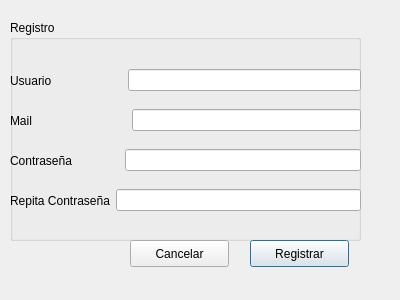
<?xml version="1.0" encoding="UTF-8"?>
<ui version="4.0">
 <class>signin</class>
 <widget class="QDialog" name="signin">
  <property name="geometry">
   <rect>
    <x>0</x>
    <y>0</y>
    <width>400</width>
    <height>300</height>
   </rect>
  </property>
  <property name="windowTitle">
   <string>Dialog</string>
  </property>
  <widget class="QGroupBox" name="groupBox">
   <property name="geometry">
    <rect>
     <x>10</x>
     <y>20</y>
     <width>351</width>
     <height>221</height>
    </rect>
   </property>
   <property name="title">
    <string>Registro</string>
   </property>
   <widget class="QWidget" name="horizontalLayoutWidget">
    <property name="geometry">
     <rect>
      <x>0</x>
      <y>40</y>
      <width>351</width>
      <height>41</height>
     </rect>
    </property>
    <layout class="QHBoxLayout" name="horizontalLayout">
     <item>
      <widget class="QLabel" name="label">
       <property name="text">
        <string>Usuario                     </string>
       </property>
      </widget>
     </item>
     <item>
      <widget class="QLineEdit" name="lineEdit"/>
     </item>
    </layout>
   </widget>
   <widget class="QWidget" name="horizontalLayoutWidget_2">
    <property name="geometry">
     <rect>
      <x>0</x>
      <y>120</y>
      <width>351</width>
      <height>41</height>
     </rect>
    </property>
    <layout class="QHBoxLayout" name="horizontalLayout_2">
     <item>
      <widget class="QLabel" name="label_2">
       <property name="text">
        <string>Contraseña              </string>
       </property>
      </widget>
     </item>
     <item>
      <widget class="QLineEdit" name="lineEdit_2"/>
     </item>
    </layout>
   </widget>
   <widget class="QWidget" name="horizontalLayoutWidget_3">
    <property name="geometry">
     <rect>
      <x>0</x>
      <y>80</y>
      <width>351</width>
      <height>41</height>
     </rect>
    </property>
    <layout class="QHBoxLayout" name="horizontalLayout_3">
     <item>
      <widget class="QLabel" name="label_3">
       <property name="text">
        <string>Mail                            </string>
       </property>
      </widget>
     </item>
     <item>
      <widget class="QLineEdit" name="lineEdit_3"/>
     </item>
    </layout>
   </widget>
   <widget class="QWidget" name="horizontalLayoutWidget_4">
    <property name="geometry">
     <rect>
      <x>0</x>
      <y>160</y>
      <width>351</width>
      <height>41</height>
     </rect>
    </property>
    <layout class="QHBoxLayout" name="horizontalLayout_4">
     <item>
      <widget class="QLabel" name="label_4">
       <property name="text">
        <string>Repita Contraseña</string>
       </property>
      </widget>
     </item>
     <item>
      <widget class="QLineEdit" name="lineEdit_4"/>
     </item>
    </layout>
   </widget>
  </widget>
  <widget class="QPushButton" name="pushButton_ok">
   <property name="geometry">
    <rect>
     <x>250</x>
     <y>240</y>
     <width>99</width>
     <height>27</height>
    </rect>
   </property>
   <property name="text">
    <string>Registrar</string>
   </property>
  </widget>
  <widget class="QPushButton" name="pushButton_cancel">
   <property name="geometry">
    <rect>
     <x>130</x>
     <y>240</y>
     <width>99</width>
     <height>27</height>
    </rect>
   </property>
   <property name="text">
    <string>Cancelar</string>
   </property>
  </widget>
 </widget>
 <resources/>
 <connections/>
</ui>
